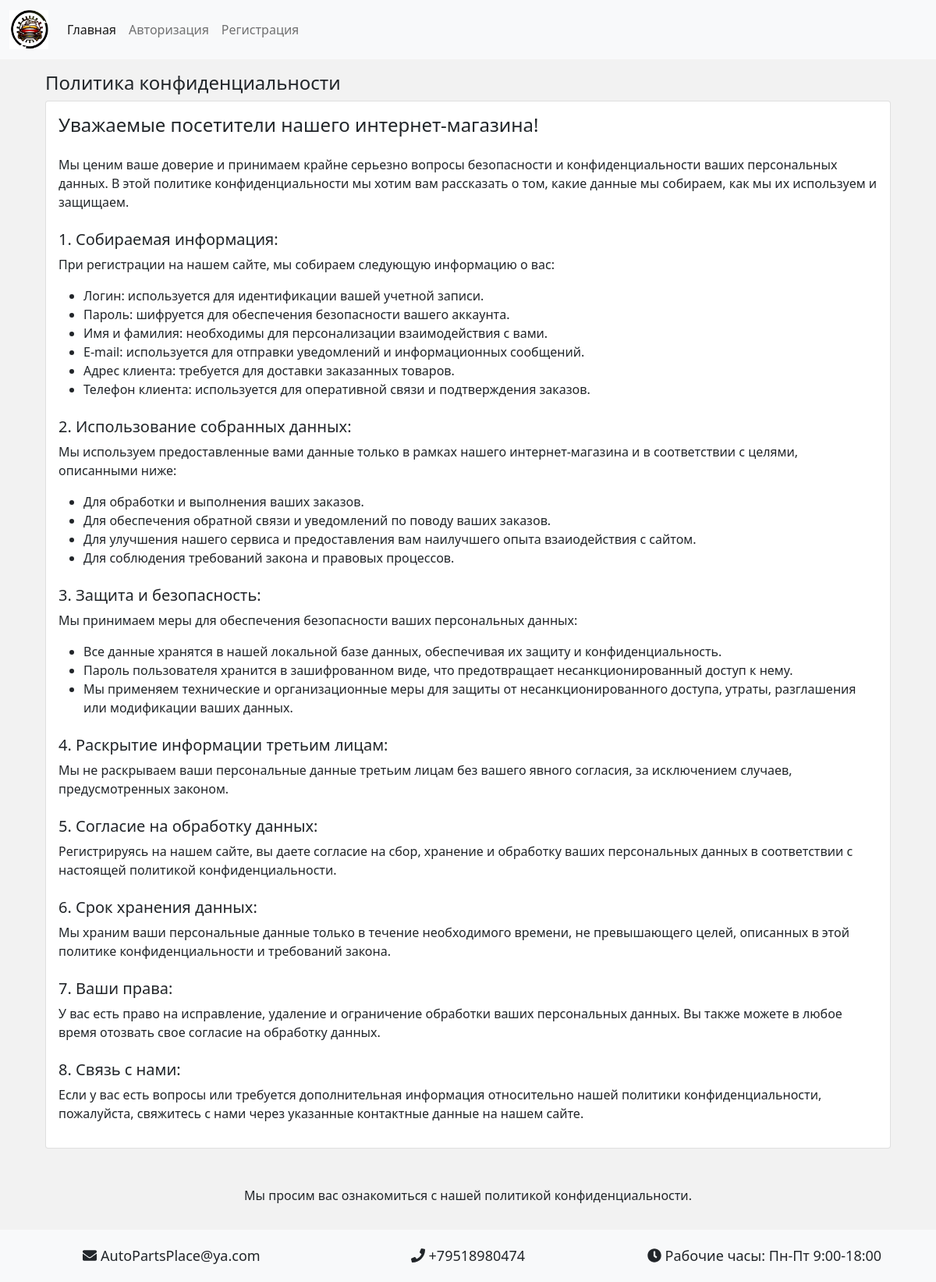
Page /privacy-policy/ on the committed database.
### autoshop/models.py (models this page shows, shortened)
class PrivacyPolicy(models.Model):
    title = models.CharField(max_length=100)
    content = models.TextField()
    class Meta:
        verbose_name = "Политика конфиденциальности"
        verbose_name_plural = "Политики конфиденциальности"

### autoshop/views.py (the view)
# urls.py: path('privacy-policy/', PrivacyPolicyView.as_view(), name='privacy_policy'),
class PrivacyPolicyView(NotificationsMixin,views.View):
    def get(self, request):
        privacy_policy = PrivacyPolicy.objects.first()
        context = {
            'privacy_policy': privacy_policy,
            'notifications': self.notifications(request.user)
        }
        return render(request, 'privacy_policy.html', context)

### autoshop/mixins.py (called while the page is built)
    @staticmethod
    def notifications(user):
        if user.is_authenticated:
            return Notification.objects.all(recipient=user.customer)
        return Notification.objects.none()

### autoshop/models.py (called while the page is built)
    def get_queryset(self):
        return super().get_queryset()

### autoshop/templates/privacy_policy.html (shortened to what this page needs)
{%extends 'base.html'%}
{%block content%}
<div class="card-body">
    <h4>{{ privacy_policy.title }}</h4>
    {{ privacy_policy.content|safe }}
</div>
{%endblock content%}

### autoshop/templates/base.html (style rules this page uses)
body { background-color: #f2f2f2; min-height: 100vh; display: flex; flex-direction: column; }

### rows in the picture
PrivacyPolicy: title "Политика конфиденциальности", content "Уважаемые посетители нашего интернет-магазина! Мы ценим ваше доверие и принимаем крайне серьезно вопросы безопасности и конфиденциальности ваших персональных данных. В этой политике конфиденциальности мы хотим вам рассказать о том, какие данные мы собираем, как мы их используем и защищаем. 1. Собираемая информация: При регистрации на нашем сайте, мы собираем следующую информацию о вас: Логин: используется для идентификации вашей учетной записи. Пароль: шифруется для обеспечения безопасности вашего аккаунта. Имя и фамилия: необходимы для персонализации взаимодействия с вами. E-mail: используется для отправки уведомлений и информационных сообщений. Адрес клиента: требуется для доставки…"
